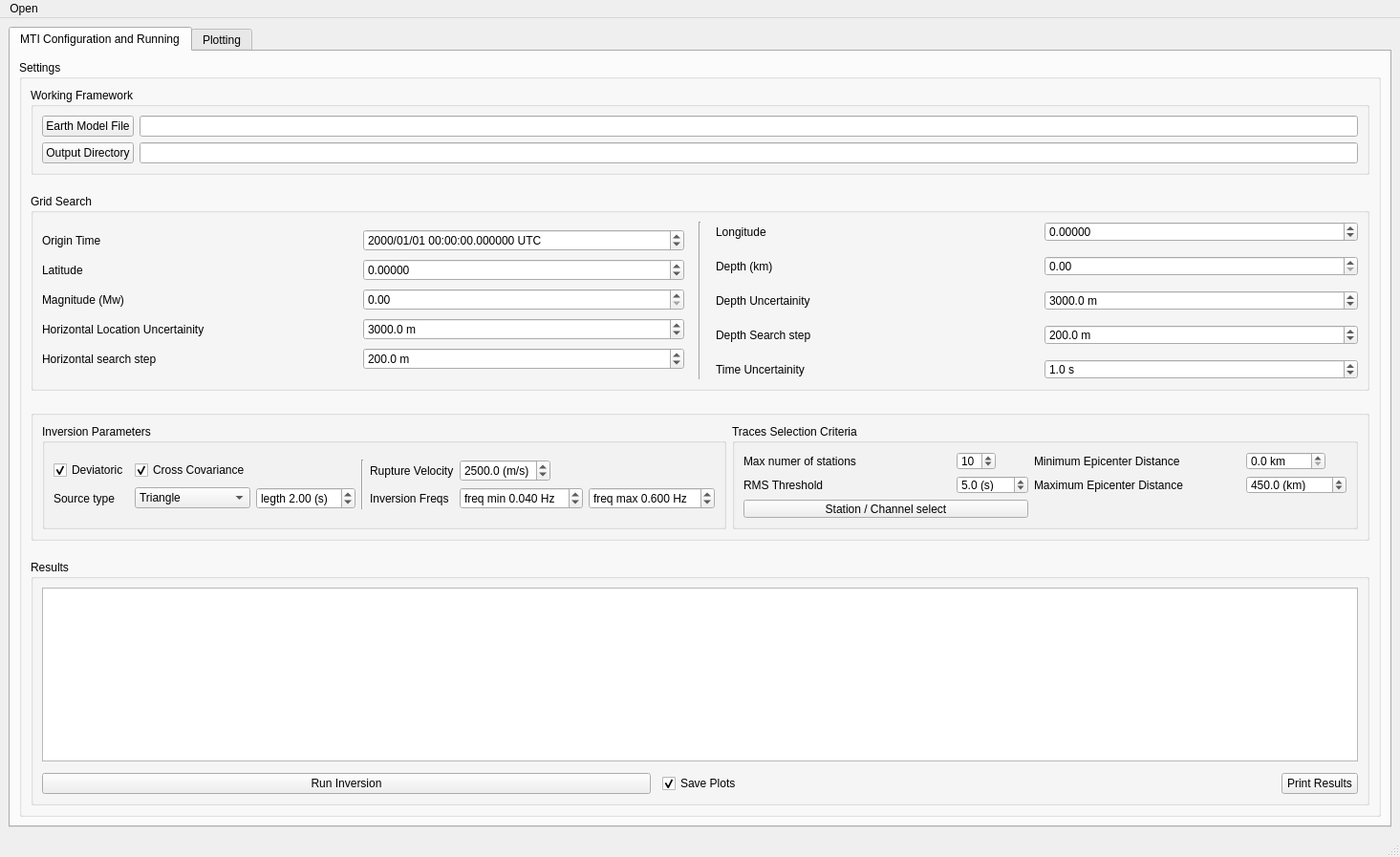
<?xml version="1.0" encoding="UTF-8"?>
<ui version="4.0">
 <class>MainWindow</class>
 <widget class="QMainWindow" name="MainWindow">
  <property name="geometry">
   <rect>
    <x>0</x>
    <y>0</y>
    <width>1465</width>
    <height>897</height>
   </rect>
  </property>
  <property name="windowTitle">
   <string>SurfQuake</string>
  </property>
  <property name="windowIcon">
   <iconset resource="../resources.qrc">
    <normaloff>:/logo/logo/surfQuake.png</normaloff>:/logo/logo/surfQuake.png</iconset>
  </property>
  <property name="iconSize">
   <size>
    <width>100</width>
    <height>100</height>
   </size>
  </property>
  <widget class="QWidget" name="centralwidget">
   <layout class="QVBoxLayout" name="verticalLayout_2">
    <item>
     <widget class="QTabWidget" name="SurfQuakeWidget">
      <property name="currentIndex">
       <number>0</number>
      </property>
      <widget class="QWidget" name="MTI">
       <attribute name="title">
        <string>MTI Configuration and Running</string>
       </attribute>
       <layout class="QHBoxLayout" name="horizontalLayout_6">
        <item>
         <widget class="QGroupBox" name="groupBox_11">
          <property name="title">
           <string>Settings</string>
          </property>
          <layout class="QVBoxLayout" name="verticalLayout_8">
           <property name="spacing">
            <number>20</number>
           </property>
           <item>
            <layout class="QGridLayout" name="gridLayout_19">
             <item row="0" column="0">
              <widget class="QGroupBox" name="groupBox_17">
               <property name="title">
                <string>Working Framework</string>
               </property>
               <layout class="QGridLayout" name="gridLayout_20">
                <item row="1" column="2">
                 <widget class="QLineEdit" name="MTI_output_path">
                  <property name="text">
                   <string/>
                  </property>
                 </widget>
                </item>
                <item row="0" column="2">
                 <widget class="QLineEdit" name="earth_model_path">
                  <property name="text">
                   <string/>
                  </property>
                 </widget>
                </item>
                <item row="0" column="0">
                 <widget class="QPushButton" name="earthModelMTIBtn">
                  <property name="text">
                   <string>Earth Model File</string>
                  </property>
                 </widget>
                </item>
                <item row="1" column="0">
                 <widget class="QPushButton" name="outputDirectoryMTIBtn">
                  <property name="text">
                   <string>Output Directory</string>
                  </property>
                 </widget>
                </item>
               </layout>
              </widget>
             </item>
            </layout>
           </item>
           <item>
            <widget class="QGroupBox" name="groupBox_25">
             <property name="sizePolicy">
              <sizepolicy hsizetype="MinimumExpanding" vsizetype="Maximum">
               <horstretch>0</horstretch>
               <verstretch>0</verstretch>
              </sizepolicy>
             </property>
             <property name="minimumSize">
              <size>
               <width>0</width>
               <height>100</height>
              </size>
             </property>
             <property name="title">
              <string>Grid Search</string>
             </property>
             <layout class="QHBoxLayout" name="horizontalLayout_5">
              <property name="spacing">
               <number>15</number>
              </property>
              <item>
               <layout class="QGridLayout" name="gridLayout_30">
                <property name="spacing">
                 <number>0</number>
                </property>
                <item row="3" column="1">
                 <widget class="QDoubleSpinBox" name="magnitudeDB"/>
                </item>
                <item row="4" column="1">
                 <widget class="QDoubleSpinBox" name="HorizontalLocUncertainityMTIDB">
                  <property name="sizePolicy">
                   <sizepolicy hsizetype="MinimumExpanding" vsizetype="Maximum">
                    <horstretch>0</horstretch>
                    <verstretch>0</verstretch>
                   </sizepolicy>
                  </property>
                  <property name="suffix">
                   <string> m</string>
                  </property>
                  <property name="decimals">
                   <number>1</number>
                  </property>
                  <property name="maximum">
                   <double>15000.000000000000000</double>
                  </property>
                  <property name="value">
                   <double>3000.000000000000000</double>
                  </property>
                 </widget>
                </item>
                <item row="5" column="1">
                 <widget class="QDoubleSpinBox" name="HorizontalSeachStepMTIDB">
                  <property name="sizePolicy">
                   <sizepolicy hsizetype="MinimumExpanding" vsizetype="Maximum">
                    <horstretch>0</horstretch>
                    <verstretch>0</verstretch>
                   </sizepolicy>
                  </property>
                  <property name="suffix">
                   <string> m</string>
                  </property>
                  <property name="decimals">
                   <number>1</number>
                  </property>
                  <property name="maximum">
                   <double>1000.000000000000000</double>
                  </property>
                  <property name="value">
                   <double>200.000000000000000</double>
                  </property>
                 </widget>
                </item>
                <item row="4" column="0">
                 <widget class="QLabel" name="label_47">
                  <property name="sizePolicy">
                   <sizepolicy hsizetype="MinimumExpanding" vsizetype="Preferred">
                    <horstretch>0</horstretch>
                    <verstretch>0</verstretch>
                   </sizepolicy>
                  </property>
                  <property name="text">
                   <string>Horizontal Location Uncertainity</string>
                  </property>
                 </widget>
                </item>
                <item row="5" column="0">
                 <widget class="QLabel" name="label_44">
                  <property name="sizePolicy">
                   <sizepolicy hsizetype="MinimumExpanding" vsizetype="Preferred">
                    <horstretch>0</horstretch>
                    <verstretch>0</verstretch>
                   </sizepolicy>
                  </property>
                  <property name="text">
                   <string>Horizontal search step</string>
                  </property>
                 </widget>
                </item>
                <item row="2" column="1">
                 <widget class="QDoubleSpinBox" name="latDB">
                  <property name="decimals">
                   <number>5</number>
                  </property>
                  <property name="minimum">
                   <double>-90.000000000000000</double>
                  </property>
                  <property name="maximum">
                   <double>90.000000000000000</double>
                  </property>
                 </widget>
                </item>
                <item row="2" column="0">
                 <widget class="QLabel" name="label">
                  <property name="text">
                   <string>Latitude</string>
                  </property>
                 </widget>
                </item>
                <item row="3" column="0">
                 <widget class="QLabel" name="label_9">
                  <property name="text">
                   <string>Magnitude (Mw)</string>
                  </property>
                 </widget>
                </item>
                <item row="1" column="0">
                 <widget class="QLabel" name="label_7">
                  <property name="text">
                   <string>Origin Time</string>
                  </property>
                 </widget>
                </item>
                <item row="1" column="1">
                 <widget class="QDateTimeEdit" name="origin_time">
                  <property name="sizePolicy">
                   <sizepolicy hsizetype="Preferred" vsizetype="Fixed">
                    <horstretch>0</horstretch>
                    <verstretch>0</verstretch>
                   </sizepolicy>
                  </property>
                  <property name="displayFormat">
                   <string>yyyy/MM/dd hh:mm:ss.ssssss UTC</string>
                  </property>
                 </widget>
                </item>
               </layout>
              </item>
              <item>
               <widget class="Line" name="line_2">
                <property name="orientation">
                 <enum>Qt::Vertical</enum>
                </property>
               </widget>
              </item>
              <item>
               <layout class="QGridLayout" name="gridLayout_29">
                <item row="0" column="1">
                 <widget class="QDoubleSpinBox" name="lonDB">
                  <property name="decimals">
                   <number>5</number>
                  </property>
                  <property name="minimum">
                   <double>-180.000000000000000</double>
                  </property>
                  <property name="maximum">
                   <double>180.000000000000000</double>
                  </property>
                 </widget>
                </item>
                <item row="3" column="0">
                 <widget class="QLabel" name="label_40">
                  <property name="text">
                   <string>Depth Search step</string>
                  </property>
                 </widget>
                </item>
                <item row="2" column="0">
                 <widget class="QLabel" name="label_39">
                  <property name="sizePolicy">
                   <sizepolicy hsizetype="MinimumExpanding" vsizetype="Preferred">
                    <horstretch>0</horstretch>
                    <verstretch>0</verstretch>
                   </sizepolicy>
                  </property>
                  <property name="text">
                   <string>Depth Uncertainity</string>
                  </property>
                 </widget>
                </item>
                <item row="3" column="1">
                 <widget class="QDoubleSpinBox" name="depthSearchStepMTIDB">
                  <property name="sizePolicy">
                   <sizepolicy hsizetype="MinimumExpanding" vsizetype="Fixed">
                    <horstretch>0</horstretch>
                    <verstretch>0</verstretch>
                   </sizepolicy>
                  </property>
                  <property name="suffix">
                   <string> m</string>
                  </property>
                  <property name="decimals">
                   <number>1</number>
                  </property>
                  <property name="maximum">
                   <double>1000.000000000000000</double>
                  </property>
                  <property name="singleStep">
                   <double>1.000000000000000</double>
                  </property>
                  <property name="value">
                   <double>200.000000000000000</double>
                  </property>
                 </widget>
                </item>
                <item row="4" column="1">
                 <widget class="QDoubleSpinBox" name="timeUncertainityMTIDB">
                  <property name="sizePolicy">
                   <sizepolicy hsizetype="MinimumExpanding" vsizetype="Fixed">
                    <horstretch>0</horstretch>
                    <verstretch>0</verstretch>
                   </sizepolicy>
                  </property>
                  <property name="suffix">
                   <string> s</string>
                  </property>
                  <property name="decimals">
                   <number>1</number>
                  </property>
                  <property name="maximum">
                   <double>11.000000000000000</double>
                  </property>
                  <property name="value">
                   <double>1.000000000000000</double>
                  </property>
                 </widget>
                </item>
                <item row="4" column="0">
                 <widget class="QLabel" name="label_31">
                  <property name="text">
                   <string>Time Uncertainity</string>
                  </property>
                 </widget>
                </item>
                <item row="2" column="1">
                 <widget class="QDoubleSpinBox" name="depthUncertainityMTIDB">
                  <property name="sizePolicy">
                   <sizepolicy hsizetype="MinimumExpanding" vsizetype="Fixed">
                    <horstretch>0</horstretch>
                    <verstretch>0</verstretch>
                   </sizepolicy>
                  </property>
                  <property name="suffix">
                   <string> m</string>
                  </property>
                  <property name="decimals">
                   <number>1</number>
                  </property>
                  <property name="maximum">
                   <double>15000.000000000000000</double>
                  </property>
                  <property name="value">
                   <double>3000.000000000000000</double>
                  </property>
                 </widget>
                </item>
                <item row="0" column="0">
                 <widget class="QLabel" name="label_2">
                  <property name="text">
                   <string>Longitude</string>
                  </property>
                 </widget>
                </item>
                <item row="1" column="0">
                 <widget class="QLabel" name="label_6">
                  <property name="text">
                   <string>Depth (km)</string>
                  </property>
                 </widget>
                </item>
                <item row="1" column="1">
                 <widget class="QDoubleSpinBox" name="depthDB"/>
                </item>
               </layout>
              </item>
             </layout>
            </widget>
           </item>
           <item>
            <widget class="QGroupBox" name="groupBox_26">
             <property name="sizePolicy">
              <sizepolicy hsizetype="Preferred" vsizetype="Maximum">
               <horstretch>0</horstretch>
               <verstretch>0</verstretch>
              </sizepolicy>
             </property>
             <property name="minimumSize">
              <size>
               <width>0</width>
               <height>100</height>
              </size>
             </property>
             <property name="title">
              <string/>
             </property>
             <layout class="QHBoxLayout" name="horizontalLayout_7">
              <item>
               <widget class="QGroupBox" name="groupBox_27">
                <property name="title">
                 <string>Inversion Parameters</string>
                </property>
                <layout class="QVBoxLayout" name="verticalLayout_9">
                 <item>
                  <layout class="QGridLayout" name="gridLayout_2">
                   <item row="2" column="6">
                    <widget class="QDoubleSpinBox" name="freq_maxMTI">
                     <property name="sizePolicy">
                      <sizepolicy hsizetype="Maximum" vsizetype="Fixed">
                       <horstretch>0</horstretch>
                       <verstretch>0</verstretch>
                      </sizepolicy>
                     </property>
                     <property name="prefix">
                      <string>freq max </string>
                     </property>
                     <property name="suffix">
                      <string> Hz</string>
                     </property>
                     <property name="decimals">
                      <number>3</number>
                     </property>
                     <property name="value">
                      <double>0.600000000000000</double>
                     </property>
                    </widget>
                   </item>
                   <item row="1" column="4">
                    <widget class="QLabel" name="label_43">
                     <property name="toolTip">
                      <string>S-wave average radiation pattern coefficient</string>
                     </property>
                     <property name="text">
                      <string>Rupture Velocity</string>
                     </property>
                    </widget>
                   </item>
                   <item row="2" column="4">
                    <widget class="QLabel" name="label_32">
                     <property name="text">
                      <string>Inversion Freqs</string>
                     </property>
                    </widget>
                   </item>
                   <item row="2" column="5">
                    <widget class="QDoubleSpinBox" name="freq_minMTI">
                     <property name="prefix">
                      <string>freq min </string>
                     </property>
                     <property name="suffix">
                      <string> Hz</string>
                     </property>
                     <property name="decimals">
                      <number>3</number>
                     </property>
                     <property name="value">
                      <double>0.040000000000000</double>
                     </property>
                    </widget>
                   </item>
                   <item row="1" column="5" colspan="2">
                    <widget class="QDoubleSpinBox" name="ruptureVelMTIDB">
                     <property name="sizePolicy">
                      <sizepolicy hsizetype="Maximum" vsizetype="Fixed">
                       <horstretch>0</horstretch>
                       <verstretch>0</verstretch>
                      </sizepolicy>
                     </property>
                     <property name="suffix">
                      <string> (m/s)</string>
                     </property>
                     <property name="decimals">
                      <number>1</number>
                     </property>
                     <property name="maximum">
                      <double>5000.000000000000000</double>
                     </property>
                     <property name="value">
                      <double>2500.000000000000000</double>
                     </property>
                    </widget>
                   </item>
                   <item row="2" column="0">
                    <widget class="QLabel" name="label_41">
                     <property name="text">
                      <string>Source type</string>
                     </property>
                    </widget>
                   </item>
                   <item row="2" column="2">
                    <widget class="QDoubleSpinBox" name="sourceTypeLenthgMTIDB">
                     <property name="sizePolicy">
                      <sizepolicy hsizetype="Maximum" vsizetype="Fixed">
                       <horstretch>0</horstretch>
                       <verstretch>0</verstretch>
                      </sizepolicy>
                     </property>
                     <property name="prefix">
                      <string>legth </string>
                     </property>
                     <property name="suffix">
                      <string> (s)</string>
                     </property>
                     <property name="value">
                      <double>2.000000000000000</double>
                     </property>
                    </widget>
                   </item>
                   <item row="2" column="1">
                    <widget class="QComboBox" name="sourceTypeCB">
                     <item>
                      <property name="text">
                       <string>Triangle</string>
                      </property>
                     </item>
                    </widget>
                   </item>
                   <item row="1" column="0">
                    <widget class="QCheckBox" name="deviatoricCB">
                     <property name="text">
                      <string>Deviatoric</string>
                     </property>
                     <property name="checked">
                      <bool>true</bool>
                     </property>
                    </widget>
                   </item>
                   <item row="1" column="1">
                    <widget class="QCheckBox" name="covarianceCB">
                     <property name="text">
                      <string>Cross Covariance</string>
                     </property>
                     <property name="checked">
                      <bool>true</bool>
                     </property>
                    </widget>
                   </item>
                   <item row="1" column="3" rowspan="2">
                    <widget class="Line" name="line">
                     <property name="orientation">
                      <enum>Qt::Vertical</enum>
                     </property>
                    </widget>
                   </item>
                  </layout>
                 </item>
                </layout>
               </widget>
              </item>
              <item>
               <widget class="QGroupBox" name="groupBox_28">
                <property name="title">
                 <string>Traces Selection Criteria</string>
                </property>
                <layout class="QVBoxLayout" name="verticalLayout_7">
                 <item>
                  <layout class="QGridLayout" name="gridLayout">
                   <item row="1" column="0">
                    <widget class="QLabel" name="label_57">
                     <property name="toolTip">
                      <string>S-wave average radiation pattern coefficient</string>
                     </property>
                     <property name="text">
                      <string>RMS Threshold</string>
                     </property>
                    </widget>
                   </item>
                   <item row="0" column="2">
                    <widget class="QLabel" name="label_58">
                     <property name="toolTip">
                      <string>S-wave average radiation pattern coefficient</string>
                     </property>
                     <property name="text">
                      <string>Minimum Epicenter Distance</string>
                     </property>
                    </widget>
                   </item>
                   <item row="1" column="1">
                    <widget class="QDoubleSpinBox" name="rms_threshMTI">
                     <property name="sizePolicy">
                      <sizepolicy hsizetype="Maximum" vsizetype="Fixed">
                       <horstretch>0</horstretch>
                       <verstretch>0</verstretch>
                      </sizepolicy>
                     </property>
                     <property name="prefix">
                      <string/>
                     </property>
                     <property name="suffix">
                      <string> (s)</string>
                     </property>
                     <property name="decimals">
                      <number>1</number>
                     </property>
                     <property name="value">
                      <double>5.000000000000000</double>
                     </property>
                    </widget>
                   </item>
                   <item row="0" column="1">
                    <widget class="QSpinBox" name="max_num_stationsMTI">
                     <property name="sizePolicy">
                      <sizepolicy hsizetype="Maximum" vsizetype="Fixed">
                       <horstretch>0</horstretch>
                       <verstretch>0</verstretch>
                      </sizepolicy>
                     </property>
                     <property name="suffix">
                      <string/>
                     </property>
                     <property name="prefix">
                      <string/>
                     </property>
                     <property name="value">
                      <number>10</number>
                     </property>
                    </widget>
                   </item>
                   <item row="0" column="0">
                    <widget class="QLabel" name="label_56">
                     <property name="toolTip">
                      <string>S-wave average radiation pattern coefficient</string>
                     </property>
                     <property name="text">
                      <string>Max numer of stations</string>
                     </property>
                    </widget>
                   </item>
                   <item row="0" column="3">
                    <widget class="QDoubleSpinBox" name="minDistMTIDB">
                     <property name="sizePolicy">
                      <sizepolicy hsizetype="Maximum" vsizetype="Fixed">
                       <horstretch>0</horstretch>
                       <verstretch>0</verstretch>
                      </sizepolicy>
                     </property>
                     <property name="prefix">
                      <string/>
                     </property>
                     <property name="suffix">
                      <string> km</string>
                     </property>
                     <property name="decimals">
                      <number>1</number>
                     </property>
                     <property name="maximum">
                      <double>1000.000000000000000</double>
                     </property>
                    </widget>
                   </item>
                   <item row="1" column="3">
                    <widget class="QDoubleSpinBox" name="maxDistMTIDB">
                     <property name="sizePolicy">
                      <sizepolicy hsizetype="Maximum" vsizetype="Fixed">
                       <horstretch>0</horstretch>
                       <verstretch>0</verstretch>
                      </sizepolicy>
                     </property>
                     <property name="prefix">
                      <string/>
                     </property>
                     <property name="suffix">
                      <string> (km)</string>
                     </property>
                     <property name="decimals">
                      <number>1</number>
                     </property>
                     <property name="maximum">
                      <double>100000.000000000000000</double>
                     </property>
                     <property name="value">
                      <double>450.000000000000000</double>
                     </property>
                    </widget>
                   </item>
                   <item row="1" column="2">
                    <widget class="QLabel" name="label_59">
                     <property name="toolTip">
                      <string>S-wave average radiation pattern coefficient</string>
                     </property>
                     <property name="text">
                      <string>Maximum Epicenter Distance</string>
                     </property>
                    </widget>
                   </item>
                   <item row="2" column="0" colspan="2">
                    <widget class="QPushButton" name="stationSelectBtn">
                     <property name="text">
                      <string>Station / Channel select</string>
                     </property>
                    </widget>
                   </item>
                  </layout>
                 </item>
                </layout>
               </widget>
              </item>
             </layout>
            </widget>
           </item>
           <item>
            <layout class="QGridLayout" name="gridLayout_25">
             <item row="0" column="0">
              <widget class="QGroupBox" name="groupBox_21">
               <property name="sizePolicy">
                <sizepolicy hsizetype="Expanding" vsizetype="Preferred">
                 <horstretch>0</horstretch>
                 <verstretch>0</verstretch>
                </sizepolicy>
               </property>
               <property name="title">
                <string>Results</string>
               </property>
               <layout class="QVBoxLayout" name="verticalLayout_12">
                <property name="spacing">
                 <number>12</number>
                </property>
                <item>
                 <widget class="QPlainTextEdit" name="mti_text">
                  <property name="sizePolicy">
                   <sizepolicy hsizetype="Expanding" vsizetype="Expanding">
                    <horstretch>0</horstretch>
                    <verstretch>0</verstretch>
                   </sizepolicy>
                  </property>
                 </widget>
                </item>
                <item>
                 <layout class="QHBoxLayout" name="horizontalLayout_9">
                  <property name="topMargin">
                   <number>0</number>
                  </property>
                  <item>
                   <widget class="QPushButton" name="runInversionMTIBtn">
                    <property name="text">
                     <string>Run Inversion</string>
                    </property>
                   </widget>
                  </item>
                  <item>
                   <widget class="QCheckBox" name="savePlotsCB">
                    <property name="text">
                     <string>Save Plots</string>
                    </property>
                    <property name="checked">
                     <bool>true</bool>
                    </property>
                   </widget>
                  </item>
                  <item>
                   <widget class="QPushButton" name="printMTIresultsBtn">
                    <property name="sizePolicy">
                     <sizepolicy hsizetype="Maximum" vsizetype="Fixed">
                      <horstretch>0</horstretch>
                      <verstretch>0</verstretch>
                     </sizepolicy>
                    </property>
                    <property name="text">
                     <string>Print Results</string>
                    </property>
                   </widget>
                  </item>
                 </layout>
                </item>
               </layout>
              </widget>
             </item>
            </layout>
           </item>
          </layout>
         </widget>
        </item>
       </layout>
      </widget>
      <widget class="QWidget" name="tab">
       <attribute name="title">
        <string>Plotting</string>
       </attribute>
       <widget class="QTabWidget" name="plotTG">
        <property name="geometry">
         <rect>
          <x>340</x>
          <y>0</y>
          <width>1101</width>
          <height>811</height>
         </rect>
        </property>
        <property name="currentIndex">
         <number>0</number>
        </property>
        <widget class="QWidget" name="tab_BB">
         <attribute name="title">
          <string>Beach Ball</string>
         </attribute>
         <layout class="QVBoxLayout" name="verticalLayout">
          <item>
           <widget class="QScrollArea" name="scroll_area_widget">
            <property name="styleSheet">
             <string notr="true">background-color: rgb(255, 255, 255);</string>
            </property>
            <property name="widgetResizable">
             <bool>true</bool>
            </property>
            <widget class="QWidget" name="scrollAreaWidgetContents">
             <property name="geometry">
              <rect>
               <x>0</x>
               <y>0</y>
               <width>1053</width>
               <height>748</height>
              </rect>
             </property>
             <layout class="QVBoxLayout" name="verticalLayout_4">
              <item>
               <layout class="QGridLayout" name="pltGrid"/>
              </item>
             </layout>
            </widget>
           </widget>
          </item>
         </layout>
        </widget>
        <widget class="QWidget" name="tab_SF">
         <attribute name="title">
          <string>Synthetic Fit</string>
         </attribute>
         <layout class="QVBoxLayout" name="verticalLayout_5">
          <item>
           <widget class="QScrollArea" name="scrollArea">
            <property name="styleSheet">
             <string notr="true">background-color: rgb(255, 255, 255);</string>
            </property>
            <property name="widgetResizable">
             <bool>true</bool>
            </property>
            <widget class="QWidget" name="scrollAreaWidgetContents_2">
             <property name="geometry">
              <rect>
               <x>0</x>
               <y>0</y>
               <width>58</width>
               <height>26</height>
              </rect>
             </property>
             <layout class="QVBoxLayout" name="verticalLayout_6">
              <item>
               <layout class="QGridLayout" name="pltSynthetics"/>
              </item>
             </layout>
            </widget>
           </widget>
          </item>
         </layout>
        </widget>
       </widget>
       <widget class="QWidget" name="layoutWidget">
        <property name="geometry">
         <rect>
          <x>0</x>
          <y>10</y>
          <width>333</width>
          <height>781</height>
         </rect>
        </property>
        <layout class="QVBoxLayout" name="verticalLayout_3">
         <item>
          <widget class="QWidget" name="fileSelectorWidget" native="true">
           <property name="sizePolicy">
            <sizepolicy hsizetype="Preferred" vsizetype="Fixed">
             <horstretch>0</horstretch>
             <verstretch>0</verstretch>
            </sizepolicy>
           </property>
           <property name="maximumSize">
            <size>
             <width>16777215</width>
             <height>16700</height>
            </size>
           </property>
           <property name="toolTip">
            <string>Files Selector. Please select the file you want to Process adn plot</string>
           </property>
          </widget>
         </item>
         <item>
          <layout class="QGridLayout" name="gridLayout_4">
           <item row="1" column="0">
            <widget class="QPushButton" name="pushButton">
             <property name="text">
              <string>Plot</string>
             </property>
            </widget>
           </item>
           <item row="1" column="1">
            <widget class="QPushButton" name="pushButton_2">
             <property name="text">
              <string>Print Sol</string>
             </property>
            </widget>
           </item>
           <item row="0" column="0">
            <widget class="QPushButton" name="selectDirBtn">
             <property name="toolTip">
              <string>Select the folder where you have the seismogram files</string>
             </property>
             <property name="text">
              <string>File Directory</string>
             </property>
            </widget>
           </item>
           <item row="1" column="2">
            <widget class="QPushButton" name="pushButton_3">
             <property name="text">
              <string>Open html</string>
             </property>
            </widget>
           </item>
           <item row="0" column="1" colspan="2">
            <widget class="QLineEdit" name="rootPathForm"/>
           </item>
           <item row="2" column="0" colspan="3">
            <widget class="QPlainTextEdit" name="plainTextEdit"/>
           </item>
          </layout>
         </item>
        </layout>
       </widget>
      </widget>
     </widget>
    </item>
   </layout>
  </widget>
  <widget class="QMenuBar" name="menubar">
   <property name="geometry">
    <rect>
     <x>0</x>
     <y>0</y>
     <width>1465</width>
     <height>24</height>
    </rect>
   </property>
   <widget class="QMenu" name="menuOpen">
    <property name="title">
     <string>Open</string>
    </property>
    <addaction name="actionData_Base"/>
   </widget>
   <addaction name="menuOpen"/>
  </widget>
  <widget class="QStatusBar" name="statusbar"/>
  <action name="actionData_Base">
   <property name="text">
    <string>Data Base</string>
   </property>
  </action>
 </widget>
 <resources>
  <include location="../resources.qrc"/>
 </resources>
 <connections/>
</ui>
